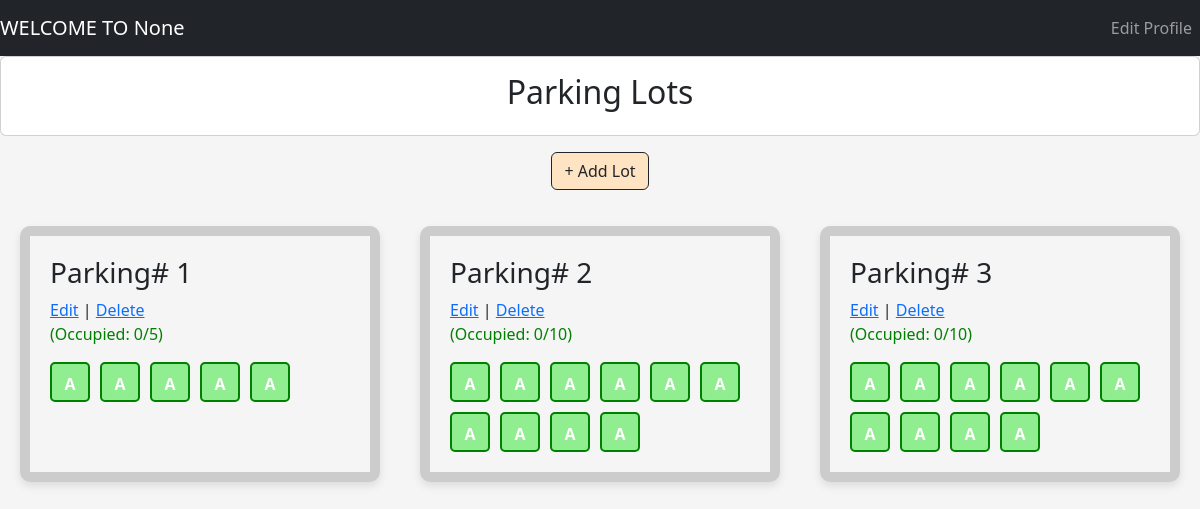
The app's page /admin/dashboard with its own data.
### tables this page shows
CREATE TABLE PARKINGLOT (
            id INTEGER PRIMARY KEY AUTOINCREMENT,
            prime_location_name TEXT NOT NULL,
            address TEXT NOT NULL,
            pincode TEXT NOT NULL,
            price INTEGER NOT NULL,
            maximum_number_of_spots INTEGER NOT NULL
        );

CREATE TABLE PARKINGSPOTS (
        id INTEGER PRIMARY KEY AUTOINCREMENT,
        lot_id INTEGER NOT NULL,
        status TEXT CHECK(status IN ('O', 'A')) NOT NULL DEFAULT 'A',
        spot_number INTEGER,  -- Optional: to identify spot within a lot
        FOREIGN KEY (lot_id) REFERENCES PARKINGLOT(id) ON DELETE CASCADE
        );

### controllers/admin_controller.py (the view)
@admin.route("/admin/dashboard", methods = ['GET','POST'])
def dashboard():
    def getOccupiedValue(spots):
        occupied = 0
        for s in spots:
            if s[2] == 'O': #Getting status
                occupied = occupied+1
        return occupied
    lots = get_all_parking_lots()
    print(lots)
    all_parking_lots = []
    for lot in lots:
        lot_id = lot[0]
        spots = get_all_parking_spots(lot_id)
        total = len(spots)
        occupied = getOccupiedValue(spots)
        available = total - occupied
        all_parking_lots.append({
            "lot": lot,
            "spots": spots,
            "total": total,
            "occupied": occupied,
            "available": available
        })
    print(all_parking_lots)
    return render_template("dashboard/admin_dashboard.html", lots_data = all_parking_lots)

### models/parking_lot.py (called while the page is built)
def get_all_parking_lots():
    connection = sqlite3.connect(DATABASE_PARKING)
    cur = connection.cursor()
    cur.execute(''' Select * from PARKINGLOT ''')
    lots = cur.fetchall()
    connection.commit()
    connection.close()
    return lots

def get_all_parking_spots(lot_id):
    connection = sqlite3.connect(DATABASE_PARKING)
    cur = connection.cursor()
    cur.execute('''
                    Select * from PARKINGSPOTS where lot_id = (?)
                ''', (lot_id,))
    spots = cur.fetchall()
    connection.commit()
    connection.close()
    return spots

### templates/dashboard/admin_dashboard.html
{% extends "navbar.html" %}
{% block content %}
<div style="align-items: center;" class="card">
  <div class="card-body">
    <h2 >Parking Lots</h2>
  </div>
</div>
<div class="mt-auto p-3 text-center">
  <button type="button" class="btn btn-outline-dark btn_add_lot" onclick="window.location.href='/admin/addlot'">
    + Add Lot
  </button>
</div>
<div class=" d-flex flex-row align-content-center justify-content-evenly" style="margin-left: 100;">
  {% for lot in lots_data %}
    <div class="parking_lot">
      <h3>Parking# {{ lot.lot[0] }}</h3>
      <a onclick="window.location.href='/admin/edit?lot_id={{ lot.lot[0] }}'" class="btn-outline-dark">Edit</a> |
      <a href="/admin/delete?lot_id={{ lot.lot[0] }}">Delete</a>
      <p style="color: green;">(Occupied: {{ lot.occupied }}/{{ lot.total }})</p>
      <div class="spot">
        {% for spot in lot.spots %}
          {% if spot[2] == 'O' %}
            <div class="Occupied">O</div>
          {% else %}
            <div class="available">A</div>
          {% endif %}
        {% endfor %}
      </div>
    </div>
  {% endfor %}
</div>
{% endblock %}

### templates/navbar.html (shortened to what this page needs)
<!DOCTYPE html>
<html lang="en">
  <head>
    <link href="https://cdn.jsdelivr.net/npm/bootstrap@5.3.0/dist/css/bootstrap.min.css" rel="stylesheet">
    <link rel="stylesheet" href="{{ url_for('static', filename='css/style.css') }}">
</head>
<body>
  <nav class="navbar navbar-expand-lg navbar-dark bg-dark">
  <a class="navbar-brand" href="#">
    WELCOME TO
    {{ session.get('name') }}</a>
  <div
  style= "justify-content: right;"
  class="collapse navbar-collapse" id="navbarSupportedContent">
    <ul class="navbar-nav mr-auto">
      <li class="nav-item active">
        <a class="nav-link" href="#">Edit Profile</a>
      </li>
    </ul>
  </div>
</nav>
  {% block content %} {% endblock %}
</body>
</html>

### static/css/style.css (style rules this page uses)
body { background-color: #f5f5f5; }
.parking_lot { border: 10px solid #ccc; border-radius: 10px; padding: 20px; margin: 20px auto; width: 30vw; box-shadow: 0 4px 8px rgba(0, 0, 0, 0.1); }
.spot { display: flex; flex-wrap: wrap; gap: 10px; margin-top: 10px; }
.Occupied, .available { width: 40px; height: 40px; text-align: center; line-height: 40px; border-radius: 5px; font-weight: bold; color: white; }
.available { background-color: lightgreen; border: 2px solid green; }
.btn_add_lot { background-color: bisque; }

### records on screen
PARKINGLOT: id "1"
PARKINGSPOTS: status "A"
PARKINGSPOTS: status "A"
PARKINGSPOTS: status "A"
PARKINGSPOTS: status "A"
PARKINGSPOTS: status "A"
PARKINGLOT: id "2"
PARKINGSPOTS: status "A"
PARKINGSPOTS: status "A"
PARKINGSPOTS: status "A"
PARKINGSPOTS: status "A"
PARKINGSPOTS: status "A"
PARKINGSPOTS: status "A"
PARKINGSPOTS: status "A"
PARKINGSPOTS: status "A"
PARKINGSPOTS: status "A"
PARKINGSPOTS: status "A"
PARKINGLOT: id "3"
PARKINGSPOTS: status "A"
PARKINGSPOTS: status "A"
PARKINGSPOTS: status "A"
PARKINGSPOTS: status "A"
PARKINGSPOTS: status "A"
PARKINGSPOTS: status "A"
PARKINGSPOTS: status "A"
PARKINGSPOTS: status "A"
PARKINGSPOTS: status "A"
PARKINGSPOTS: status "A"

### other values on screen
{{ session.get('name') }} "None"
{{ lot.occupied }} "0" "0" "0"
{{ lot.total }} "5" "10" "10"
